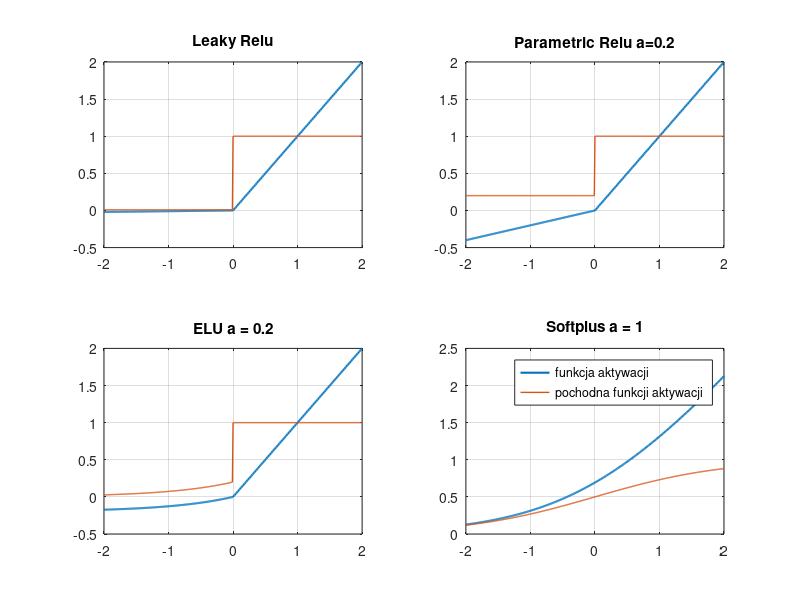

This figure's MATLAB source:
clear all;
 close all;
 ff = -2:0.01:2;
a = 0.01;
leaky = []
for i = ff
    val = i;
    if i < 0
       val = a*i; 
    end
    leaky = [leaky val];
end
subplot(2,2,1)
plot(ff,leaky,'LineWidth',1.5)
hold on 
pleaky = []
for i = ff
    val = 1;
    if i < 0
       val = a; 
    end
    pleaky = [pleaky val];
end
plot(ff,pleaky,'LineWidth',1)
grid on
title('Leaky Relu')
subplot(2,2,2)
param = []
a = 0.2
for i = ff
    val = i;
    if i < 0
       val = a*i; 
    end
    param = [param val];
end
plot(ff,param,'LineWidth',1.5)
hold on 
pparam = []
for i = ff
    val = 1;
    if i < 0
       val = a; 
    end
    pparam = [pparam val];
end
plot(ff, pparam,'LineWidth',1);
grid on
title('Parametric Relu a=0.2')
subplot(2,2,3)
a = 0.2;
ELU = []
for i = ff
    val = i;
    if i < 0
       val = a*(exp(i) - 1); 
    end
    ELU = [ELU val];
end
plot(ff,ELU,'LineWidth',1.5)
hold on 
pELU = []
for i = ff
    val = 1;
    if i < 0
       val = a*(exp(i)); 
    end
    pELU = [pELU val];
end
plot(ff,pELU,'LineWidth',1)
grid on
title('ELU a = 0.2')
subplot(2,2,4)
a = 1
soft = []
for i = ff
    val =  a*log(1 +  exp(i));
    soft = [soft val];
end
plot(ff,soft,'LineWidth',1.5)
hold on 
psoft = []
for i = ff
    val =  a*exp(i)/(1 +  exp(i));
    psoft = [psoft val];
end
plot(ff,psoft,'LineWidth',1)
grid on
title('Softplus a = 1')
legend('funkcja aktywacji','pochodna funkcji aktywacji')